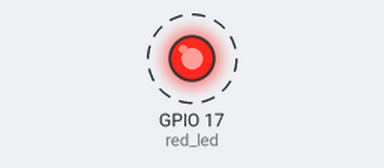
Recording of a program running on a simulated Raspberry Pi (BCM pin numbers). On the bench: output pins drawn as LEDs (lit = HIGH). Dashed ring = blinking.

Above: at 0.5 s.
Timing chart, 0 to 4.6 s (numbered marks = the images above):
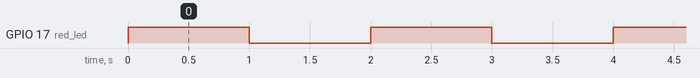

Measured:
- by itself, GPIO 17 (red_led): alternates HIGH for 1.0 s and LOW for 1.0 s

The program:

gpiozero_test.py
```python
# coding: utf-8

# GPIO Zero 라이브러리 임포트
import gpiozero

# time 라이브러리 임포트
import time

# 11번 핀을 출력 핀으로 LED 접속
red_led = gpiozero.LED(17)

# 예외 처리
try:

    # 무한 반복
    while 1:

        red_led.on()
        time.sleep(1)
        red_led.off()
        time.sleep(1)

# 키보드 예외 검출
except KeyboardInterrupt:

    # 아무것도 하지 않음
    pass

# GPIO 개방
red_led.close()
```
